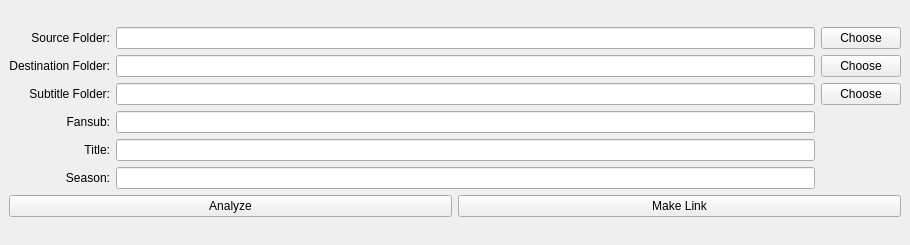
<?xml version="1.0" encoding="UTF-8"?>
<ui version="4.0">
    <class>AnimePT_Refine</class>
    <widget class="QMainWindow" name="AnimePT_Refine">
        <property name="geometry">
            <rect>
                <x>0</x>
                <y>0</y>
                <width>910</width>
                <height>245</height>
            </rect>
        </property>
        <property name="windowTitle">
            <string>AnimePT_Refine</string>
        </property>
        <widget class="QWidget" name="centralwidget">
            <layout class="QVBoxLayout" name="verticalLayout_2">
                <item>
                    <layout class="QVBoxLayout" name="verticalLayout" stretch="0,1">
                        <property name="sizeConstraint">
                            <enum>QLayout::SetDefaultConstraint</enum>
                        </property>
                        <item>
                            <layout class="QGridLayout" name="gridLayout" rowminimumheight="0,0,0,0,0,0">
                                <property name="sizeConstraint">
                                    <enum>QLayout::SetDefaultConstraint</enum>
                                </property>
                                <property name="leftMargin">
                                    <number>0</number>
                                </property>
                                <property name="spacing">
                                    <number>6</number>
                                </property>
                                <item row="1" column="0">
                                    <widget class="QLabel" name="label_dstDir">
                                        <property name="text">
                                            <string>Destination Folder:</string>
                                        </property>
                                        <property name="alignment">
                                            <set>Qt::AlignRight|Qt::AlignTrailing|Qt::AlignVCenter</set>
                                        </property>
                                    </widget>
                                </item>
                                <item row="2" column="1">
                                    <widget class="QLineEdit" name="textField_subtitleDir"/>
                                </item>
                                <item row="2" column="0">
                                    <widget class="QLabel" name="label_subTitleDir">
                                        <property name="text">
                                            <string>Subtitle Folder:</string>
                                        </property>
                                        <property name="alignment">
                                            <set>Qt::AlignRight|Qt::AlignTrailing|Qt::AlignVCenter</set>
                                        </property>
                                    </widget>
                                </item>
                                <item row="5" column="0">
                                    <widget class="QLabel" name="label_season">
                                        <property name="text">
                                            <string>Season:</string>
                                        </property>
                                        <property name="alignment">
                                            <set>Qt::AlignRight|Qt::AlignTrailing|Qt::AlignVCenter</set>
                                        </property>
                                    </widget>
                                </item>
                                <item row="1" column="3">
                                    <widget class="QPushButton" name="btn_dstDir">
                                        <property name="text">
                                            <string>Choose</string>
                                        </property>
                                    </widget>
                                </item>
                                <item row="4" column="0">
                                    <widget class="QLabel" name="label_title">
                                        <property name="text">
                                            <string>Title:</string>
                                        </property>
                                        <property name="alignment">
                                            <set>Qt::AlignRight|Qt::AlignTrailing|Qt::AlignVCenter</set>
                                        </property>
                                    </widget>
                                </item>
                                <item row="4" column="1">
                                    <widget class="QLineEdit" name="textField_title"/>
                                </item>
                                <item row="0" column="0">
                                    <widget class="QLabel" name="label_srcDir">
                                        <property name="text">
                                            <string>Source Folder:</string>
                                        </property>
                                        <property name="alignment">
                                            <set>Qt::AlignRight|Qt::AlignTrailing|Qt::AlignVCenter</set>
                                        </property>
                                    </widget>
                                </item>
                                <item row="0" column="3">
                                    <widget class="QPushButton" name="btn_srcDir">
                                        <property name="text">
                                            <string>Choose</string>
                                        </property>
                                    </widget>
                                </item>
                                <item row="5" column="1">
                                    <widget class="QLineEdit" name="textField_season"/>
                                </item>
                                <item row="3" column="1">
                                    <widget class="QLineEdit" name="textField_fansub"/>
                                </item>
                                <item row="1" column="1">
                                    <widget class="QLineEdit" name="textField_dstDir"/>
                                </item>
                                <item row="3" column="0">
                                    <widget class="QLabel" name="label_fansub">
                                        <property name="text">
                                            <string>Fansub:</string>
                                        </property>
                                        <property name="alignment">
                                            <set>Qt::AlignRight|Qt::AlignTrailing|Qt::AlignVCenter</set>
                                        </property>
                                    </widget>
                                </item>
                                <item row="0" column="1">
                                    <widget class="QLineEdit" name="textField_srcDir"/>
                                </item>
                                <item row="2" column="3">
                                    <widget class="QPushButton" name="btn_subtitle">
                                        <property name="text">
                                            <string>Choose</string>
                                        </property>
                                    </widget>
                                </item>
                            </layout>
                        </item>
                        <item>
                            <layout class="QHBoxLayout" name="horizontalLayout">
                                <item>
                                    <widget class="QPushButton" name="btn_anazlyze">
                                        <property name="text">
                                            <string>Analyze</string>
                                        </property>
                                    </widget>
                                </item>
                                <item>
                                    <widget class="QPushButton" name="btn_makeLink">
                                        <property name="text">
                                            <string>Make Link</string>
                                        </property>
                                    </widget>
                                </item>
                            </layout>
                        </item>
                    </layout>
                </item>
            </layout>
        </widget>
    </widget>
    <resources/>
    <connections/>
</ui>
